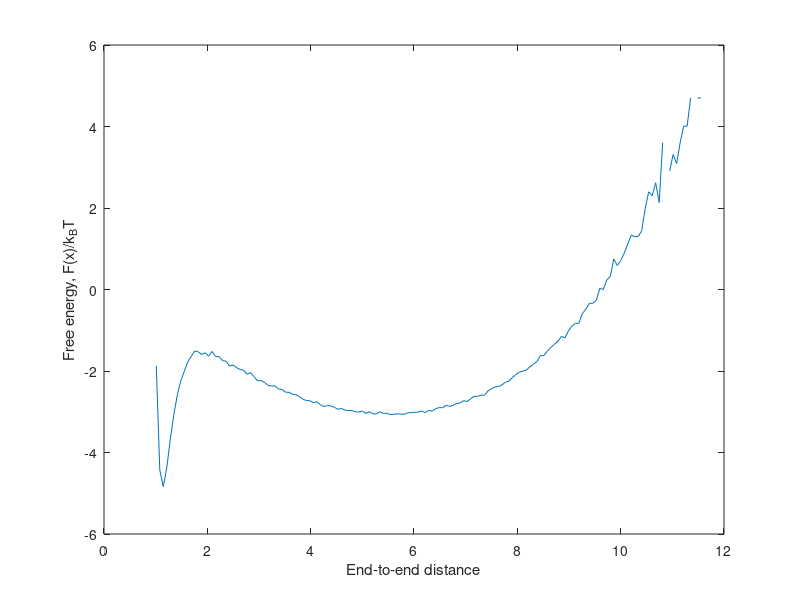

Recreate this plot in MATLAB.
clear all
load eteFile.txt


fig1=figure(1)
x=eteFile(:,2);
[c1,x1]=hist(x,160);
plot(x1,-log(c1)+4.7,'-');
xlabel ('End-to-end distance')
ylabel ('Free energy, F(x)/k_{B}T')

% fig2=figure(2)
% y=contact(:,1)/3600;
% [c2,x2]=hist(y,20);
% plot(x2,-log(c2),'r:o');
% xlabel ('Two chain overlap fraction, p')
% ylabel ('Free energy of overlap, F(p)/k_{B}T')